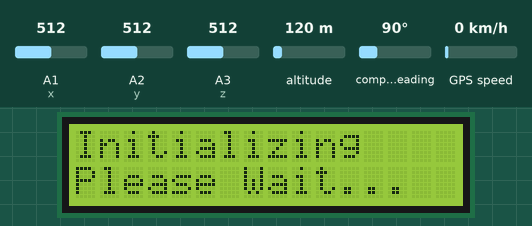
A sketch run on a simulated Arduino Mega 2560, built with avr-gcc and run on an emulated ATmega2560. Shown: 16×2 character LCD. Inputs (shaded band) come from the test bench; at power-on: A1 (x) = 512, A2 (y) = 512, A3 (z) = 512, altitude 120 m, compass heading 90°, GPS speed 0 km/h. The GPS gets a fix after 3 s at 37.7749, -122.4194 with 8 satellites; the modem accepts every AT command (registered, SIM ready, sends succeed) and sends nothing else; what the sketch prints to the serial monitor is not drawn.

Above: at 2.1 s.
At 15.8 s:
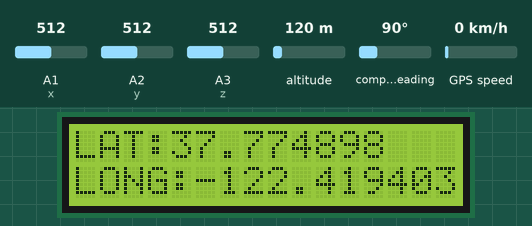
15.9 s: A1 (x) set to 531
At 16.5 s:
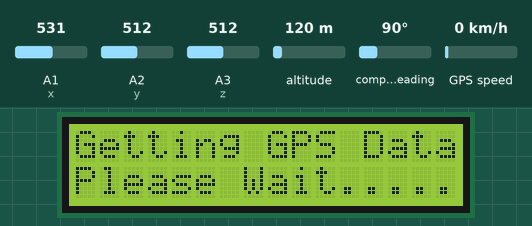
19.8 s: A2 (y) set to 550
21.6 s: A2 (y) set to 572
At 22.1 s:
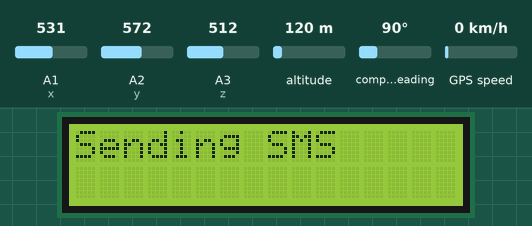
Timing chart, 0 to 24.6 s (numbered marks = the images above; inputs shaded):
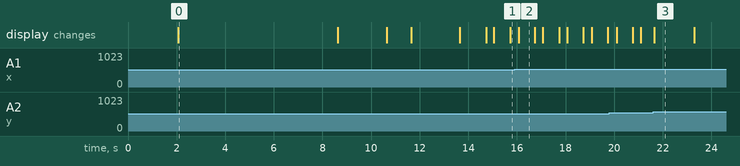

The sketch:

Accident_alert_final1.ino
```cpp
#include <TinyGPS++.h>
#include<SoftwareSerial.h>
SoftwareSerial Serial1(6,7); //make TX arduino line is pin 6,make RX arduino line is pin 7, .GSM
TinyGPSPlus gps; // create a TinyGps++ object
SoftwareSerial GPS(8,9);//GPS Rx=8,Tx=9
#include<LiquidCrystal.h>
LiquidCrystal lcd(12, 11,5, 4, 3, 2);//const int rs = 12, en = 11, d4 = 5, d5 = 4, d6 = 3, d7 = 2;

static const uint32_t GPSBaud = 9600;

#define x A1  //accelorometer x
#define y A2
#define z A3

int xsample=0;
int ysample=0;
int zsample=0;

#define samples 10

#define minVal -50
#define MaxVal 50

/*int i=0,k=0;
int  gps_status=0;
float latitude=0;
float logitude=0;
String Speed="";
String gpsString="";
char *test="$GPRMC";*/

void initModule(String cmd, char *res, int t)
{
  while(1)
  {
    Serial.println(cmd);
    Serial1.println(cmd);
    delay(100);
    while(Serial1.available()>0)
    {
       if(Serial1.find(res))
       {
        Serial.println(res);
        delay(t);
        return;
       }

       else
       {
        Serial.println("Error");
       }
    }
    delay(t);
  }
}

//int GPSBaud=9600;


void setup()
{

  Serial.begin(9600);
  GPS.begin(GPSBaud);
  Serial1.begin(9600);
  lcd.begin(16,2);
  lcd.print("Accident Alert  ");
  lcd.setCursor(0,1);
  lcd.print("     System     ");
  delay(2000);
  lcd.clear();
  lcd.print("Initializing");
  lcd.setCursor(0,1);
  lcd.print("Please Wait...");
  delay(1000);

  Serial.println("Initializing....");
  initModule("AT","OK",1000);
  initModule("ATE1","OK",1000);
  initModule("AT+CPIN?","READY",1000);
  initModule("AT+CMGF=1","OK",1000);
  initModule("AT+CNMI=2,2,0,0,0","OK",1000);
  Serial.println("Initialized Successfully");
  lcd.clear();
  lcd.print("Initialized");
  lcd.setCursor(0,1);
  lcd.print("Successfully");
  delay(2000);
  lcd.clear();
  lcd.print("Callibrating ");
  lcd.setCursor(0,1);
  lcd.print("Accelerometer");
  for(int i=0;i<samples;i++)
  {
    xsample+=analogRead(x);
    ysample+=analogRead(y);
    zsample+=analogRead(z);
  }

  xsample/=samples;
  ysample/=samples;
  zsample/=samples;

  Serial.println(xsample);
  Serial.println(ysample);
  Serial.println(zsample);
  delay(1000);

  lcd.clear();
  lcd.print("Waiting For GPS");
  lcd.setCursor(0,1);
  lcd.print("     Signal    ");
  delay(2000);
  GPS.begin(9600);

  //show_coordinate();
  //delay(2000);
  lcd.clear();
  lcd.print("GPS is Ready");
  delay(1000);
  lcd.clear();
  lcd.print("System Ready");
  Serial.println("System Ready..");

}


void loop()
{
    get_gps();
    int value1=analogRead(x);
    int value2=analogRead(y);
    int value3=analogRead(z);

    int xValue=xsample-value1;
    int yValue=ysample-value2;
    int zValue=zsample-value3;

    Serial.print("x=");
    Serial.println(xValue);
    Serial.print("y=");
    Serial.println(yValue);
    Serial.print("z=");
    Serial.println(zValue);

    if(xValue < minVal || xValue > MaxVal  || yValue < minVal || yValue > MaxVal  || zValue < minVal || zValue > MaxVal)
    {
      get_gps();
      //show_coordinate();
      lcd.clear();
      lcd.print("Sending SMS ");
      Serial.println("Sending SMS");
      Send();
      Serial.println("SMS Sent");
      lcd.print("SMS Sent ");
      delay(2000);
      lcd.clear();
      lcd.print("System Ready");
    }
}

/*void gpsEvent()
{
  gpsString="";
  while(1)
  {
   while (gps.available()>0)            //Serial incoming data from GPS
   {
    char inChar = (char)gps.read();
     gpsString+= inChar;                    //store incoming data from GPS to temparary string str[]
     i++;
    // Serial.print(inChar);
     if (i < 7)
     {
      if(gpsString[i-1] != test[i-1])         //check for right string
      {
        i=0;
        gpsString="";
      }
     }
    if(inChar=='\r')
    {
     if(i>60)
     {
       gps_status=1;
       break;
     }
     else
     {
       i=0;
     }
    }
  }
   if(gps_status)
    break;
  }
}
*/
void get_gps()
{
  lcd.clear();
  lcd.print("Getting GPS Data");
  lcd.setCursor(0,1);
  lcd.print("Please Wait.....");
   while (GPS.available() > 0){
    gps.encode(GPS.read());
    if (gps.location.isUpdated()){
      Serial.println("Latitude= ");
      Serial.println(gps.location.lat(), 6);
      Serial.println(" Longitude= ");
      Serial.println(gps.location.lng(), 6);
      lcd.clear();
      lcd.print("LAT:");
      lcd.print(gps.location.lat(),6);
      lcd.setCursor(0,1);
      lcd.print("LONG:");
      lcd.print(gps.location.lng(),6);

    }
  }
}


/*void show_coordinate()
{
    lcd.clear();
    lcd.print("Lat:");
    lcd.print(latitude);
    lcd.setCursor(0,1);
    lcd.print("Log:");
    lcd.print(logitude);
    Serial.print("Latitude:");
    Serial.println(latitude);
    Serial.print("Longitude:");
    Serial.println(logitude);
    Serial.print("Speed(in knots)=");
    Serial.println(Speed);
    delay(2000);
    lcd.clear();
    lcd.print("Speed(Knots):");
    lcd.setCursor(0,1);
    lcd.print(Speed);
}

void coordinate2dec()
{
  String lat_degree="";
    for(i=20;i<=21;i++)
      lat_degree+=gpsString[i];

  String lat_minut="";
     for(i=22;i<=28;i++)
      lat_minut+=gpsString[i];

  String log_degree="";
    for(i=32;i<=34;i++)
      log_degree+=gpsString[i];

  String log_minut="";
    for(i=35;i<=41;i++)
      log_minut+=gpsString[i];

    Speed="";
    for(i=45;i<48;i++)          //extract longitude from string
      Speed+=gpsString[i];

     float minut= lat_minut.toFloat();
     minut=minut/60;
     float degree=lat_degree.toFloat();
     latitude=degree+minut;

     minut= log_minut.toFloat();
     minut=minut/60;
     degree=log_degree.toFloat();
     logitude=degree+minut;
}*/

void Send()
{
   Serial1.println("AT");
   delay(500);
   serialPrint();
   Serial1.println("AT+CMGF=1");
   delay(500);
   serialPrint();
   /*Serial1.print("AT+CMGS=");
   Serial1.print('"');
   Serial1.print("+8801760711055");    //mobile no. for SMS alert

   Serial1.println('"');*/
   Serial1.println("AT+CMGS=\"+01760711055\"\r");
   delay(500);
   serialPrint();
   Serial.print("Latitude:");
   Serial.println(gps.location.lat(), 6);
   Serial1.print("Accident has been occured.please send ambulance at:");
   Serial1.print("Latitude:");
   Serial1.println(gps.location.lat(), 6);

   //Serial1.println(gps.location.lat(), 6);

   serialPrint();
   Serial.print(" longitude:");
   Serial.println(gps.location.lng(), 6);
   Serial1.print(" longitude:");
   Serial1.println(gps.location.lng(), 6);
   lcd.clear();
   lcd.print("LAT:");
   lcd.print(gps.location.lat(),6);
   lcd.setCursor(0,1);
   lcd.print("LONG:");
   lcd.print(gps.location.lng(),6);
   delay(500);
   //serialPrint();
   //Serial1.print(" Speed:");
   //Serial1.print(Speed);
   //Serial1.println("Knots");
   //delay(500);
   serialPrint();

   Serial1.print("http://maps.google.com/maps?&z=15&mrt=yp&t=k&q=");
   Serial1.print(gps.location.lat(), 6);
   Serial1.print("+");              //28.612953, 77.231545   //28.612953,77.2293563
   Serial1.print(gps.location.lng(),6);
   Serial1.write((char)26);
   delay(2000);
   serialPrint();
}

void serialPrint()
{
  while(Serial1.available()>0)
  {
    Serial.print(Serial1.read());
  }
}
```

Measured:
- the behaviour switches between 521 and 522 on A1 (x) (found by bisection; images 1 and 2)
- the behaviour switches between 562 and 563 on A2 (y) (found by bisection; images 2 and 3)
- after the input at 21.6 s, the display: changes after 0.05 s (image 3)
- what the display in image 0 shows lasts 6.5 s, from 2.1 s to 8.6 s
- what the display in image 2 shows lasts 0.6 s, from 16.1 s to 16.7 s
- what the display in image 3 shows lasts 1.7 s, from 21.6 s to 23.3 s
